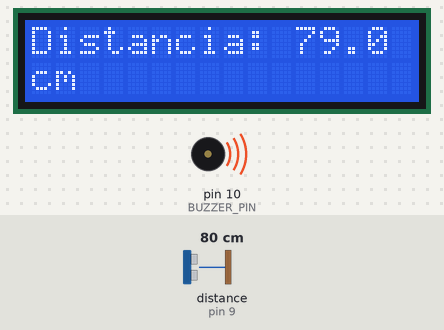
Bench run of a sketch on a simulated Arduino Uno, built with avr-gcc and run on an emulated ATmega328P. Parts: 16×2 character LCD, buzzer (waves = sounding). Wiring (from diagram.json): ultrasonic range finder: trigger pin 8; echo pin 9. The inputs (shaded band) are chosen by the test bench; at power-on: distance to the obstacle (sensor on pin 9) 80 cm. The echo pulse lasts 58.3 µs per cm; what the sketch prints to the serial monitor is not drawn.

Above: at 3.27 s.
3.3 s: distance to the obstacle (sensor on pin 9) set to 9 cm
At 3.52 s:
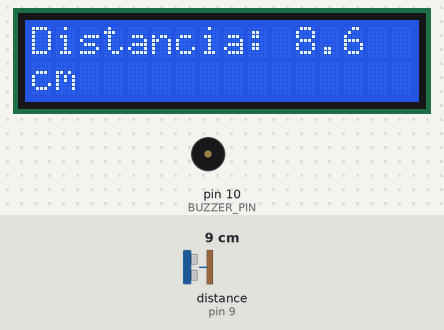
4.9 s: distance to the obstacle (sensor on pin 9) set to 35 cm
At 5.08 s:
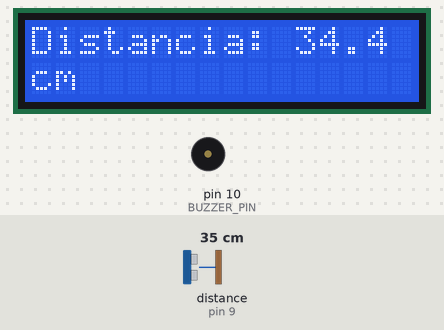
6.4 s: distance to the obstacle (sensor on pin 9) set to 2 cm
At 6.55 s:
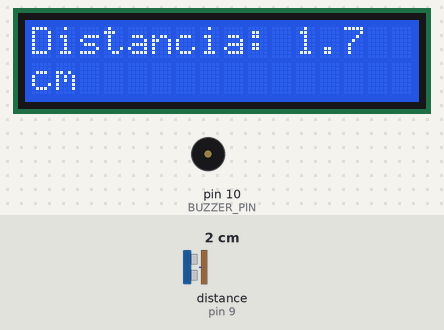
7.9 s: distance to the obstacle (sensor on pin 9) set to 250 cm
At 8.0 s:
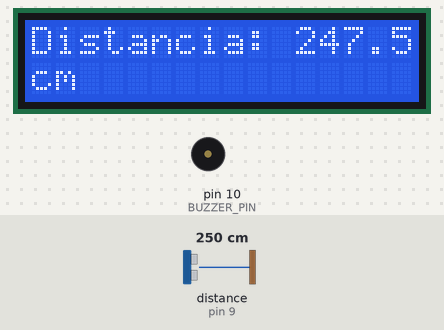
Timing chart, 0 to 10.4 s (numbered marks = the images above; inputs shaded):
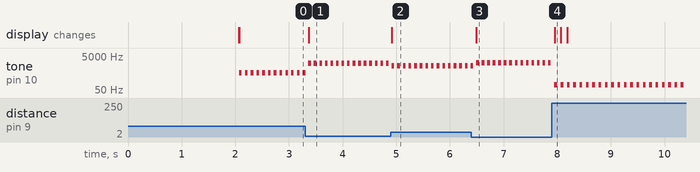

Measured:
- after the input at 3.3 s, the display: changes after 0.06 s (image 1)
- after the input at 4.9 s, the display: changes at once (image 2)
- after the input at 6.4 s, the display: changes after 0.09 s (image 3)
- after the input at 7.9 s, the display: changes after 0.05 s (image 4)
- by itself, tone on pin 10 (BUZZER_PIN): alternates 100 Hz for 0.05 s and silent for 0.07 s

The sketch:

sketch.ino
```cpp
#include <LiquidCrystal.h>

// Pinos do sensor HC-SR04
const int TRIG_PIN = 8;
const int ECHO_PIN = 9;

// Pinos do buzzer
const int BUZZER_PIN = 10;

// Pinos do LCD
const int RS = 12;
const int EN = 11;
const int D4 = 5;
const int D5 = 4;
const int D6 = 3;
const int D7 = 2;

// Inicializa o LCD (16 colunas, 2 linhas)
LiquidCrystal lcd(RS, EN, D4, D5, D6, D7);

// Variáveis
float distancia = 0;
unsigned long tempoEcho = 0;
int frequencia = 0;

void setup() {
  // Inicializa comunicação serial (para debug)
  Serial.begin(9600);

  // Configura pinos do sensor
  pinMode(TRIG_PIN, OUTPUT);
  pinMode(ECHO_PIN, INPUT);

  // Configura pino do buzzer
  pinMode(BUZZER_PIN, OUTPUT);

  // Inicializa LCD
  lcd.begin(16, 2);
  lcd.print("Sistema Pronto!");
  delay(2000);
  lcd.clear();

  // Mensagem inicial no LCD
  lcd.print("Distancia: ");
  lcd.setCursor(0, 1);
  lcd.print("cm");
}

void loop() {
  // Mede a distância
  distancia = medirDistancia();

  // Calcula a frequência do buzzer baseado na distância
  // Quanto menor a distância, maior a frequência
  if (distancia > 0 && distancia < 400) {
    // Mapeamento: 2cm = 2000Hz, 100cm = 100Hz
    frequencia = map(distancia, 2, 100, 2000, 100);
    frequencia = constrain(frequencia, 100, 2000);

    // Toca o buzzer
    tone(BUZZER_PIN, frequencia, 50);
  } else {
    // Sem bip se fora do alcance
    noTone(BUZZER_PIN);
  }

  // Atualiza o LCD
  atualizarLCD(distancia);

  // Print no serial para debug
  Serial.print("Distancia: ");
  Serial.print(distancia);
  Serial.print(" cm | Frequencia: ");
  Serial.print(frequencia);
  Serial.println(" Hz");

  delay(100); // Aguarda antes da próxima leitura
}

// Função para medir a distância usando HC-SR04
float medirDistancia() {
  // Envia pulso para o sensor
  digitalWrite(TRIG_PIN, LOW);
  delayMicroseconds(2);
  digitalWrite(TRIG_PIN, HIGH);
  delayMicroseconds(10);
  digitalWrite(TRIG_PIN, LOW);

  // Lê o tempo do echo
  tempoEcho = pulseIn(ECHO_PIN, HIGH, 30000); // Timeout de 30ms

  // Calcula a distância (velocidade do som = 340 m/s)
  // Distância = (tempo em microsegundos * velocidade do som) / 2
  // Distância em cm = (tempoEcho * 0.034) / 2 = tempoEcho * 0.017
  float dist = (tempoEcho * 0.034) / 2.0;

  // Se não houver leitura válida, retorna -1
  if (tempoEcho == 0) {
    return -1;
  }

  return dist;
}

// Função para atualizar o LCD
void atualizarLCD(float dist) {
  lcd.setCursor(11, 0); // Posição após "Distancia: "

  if (dist > 0) {
    // Limpa o espaço anterior e mostra a nova distância
    lcd.print("     ");
    lcd.setCursor(11, 0);
    lcd.print(dist, 1); // 1 casa decimal
  } else {
    // Mostra "---" se sem leitura
    lcd.print("---  ");
  }
}
```
